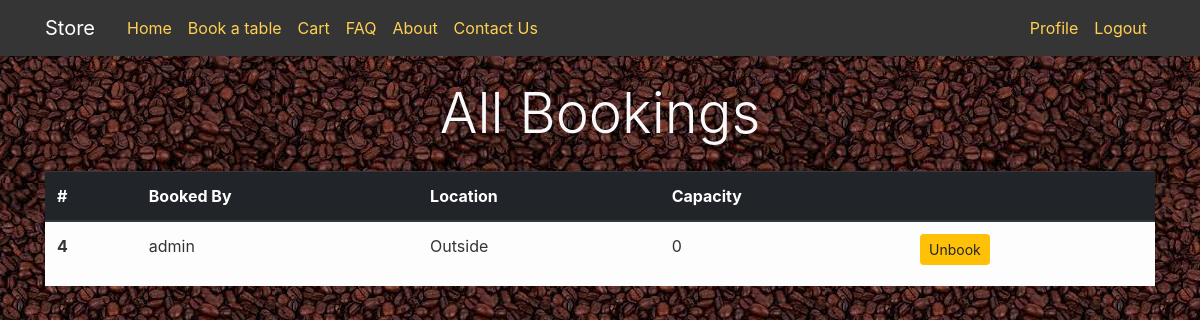
Screenshot of /coffee/bookings/ (signed in) with the database file from the repository.
### coffee_app/models.py (models this page shows)
class Table(models.Model):
    LOCATION_CHOICES=(
        ('out', 'Outside'),
        ('in', 'Inside'),
    )
    location = models.CharField(choices=LOCATION_CHOICES, max_length=5, default='out')
    capacity = models.IntegerField(default=0)
    day = models.CharField(null=True, blank=True, default=None, max_length=100)
    booking_time = models.CharField(null=True, blank=True, default=None, max_length=100)
    booked_by = models.ForeignKey(User, on_delete=models.CASCADE, related_name="tables_booked", blank=True, null=True)
    booked = models.BooleanField(default=False)

### coffee_app/views.py (the view, shortened to what this page needs)
# urls.py: path('bookings/', views.booking_view.as_view(), name='booking_view'),
class booking_view(View):
    @allowed_users(allowed_roles=['bariast'])
    def get(self, request):
        bookings = Table.objects.filter(booked=True)
        context = {'bookings': bookings}
        return render(request, 'store/list-all-booking.html', context)

### coffee_app/templatetags/custom_tags.py (called while the page is built)
@register.filter(name='has_group')
def has_group(user, group_name):
    return user.groups.filter(name=group_name).exists()

### templates/store/list-all-booking.html (shortened to what this page needs)
{% extends "base.html" %}
{% load custom_tags %}
{% block footer %}
    <section class="container">
        <h1 class="display-4 text-center mb-4 text-light">All Bookings</h1>
        <div class="row" style="max-height: 80vh; overflow-y: scroll;">
            <div class="col">
                <table class="table table-light">
                    <thead class="thead-dark">
                    <tr>
                        <th scope="col">#</th>
                        <th scope="col">Booked By</th>
                        <th scope="col">Location</th>
                        <th scope="col">Capacity</th>
                        <th scope="col"></th>
                    </tr>
                    </thead>
                    <tbody>
                        {% for table in bookings %}
                        <tr>
                            <th scope="row">{{table.id}}</th>
                            <td>
                                <p>{{table.booked_by.username}}</p>
                            </td>
                            <td>
                                <p>{{table.get_location_display}}</p>
                            </td>
                            <td>
                                <p>{{table.capacity}}</p>
                            </td>
                            <td>
                                <form action="." method="POST">
                                    <button class="btn btn-warning btn-sm">Unbook</button>
                                </form>
                            </td>
                        </tr>
                        {% endfor %}
                    </tbody>
                </table>
            </div>
        </div>
    </section>
{% endblock %}

### static/css/style.css (style rules this page uses)
body { background: #ffffff; color: #333333; margin-top: 5rem; }
h1, h2, h3, h4, h5, h6 { color: #444444; }

### rows the page displays
Table: id "4", booked_by.username "admin", location "Outside", capacity "0"
